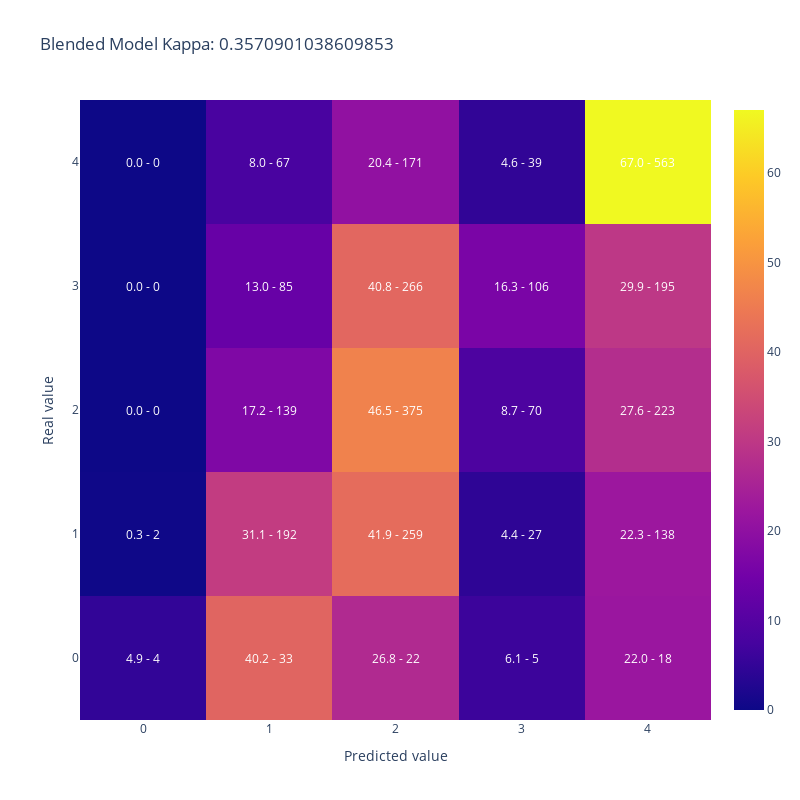

Notebook code cell kept with this figure:
### Code cell
plot_confusion_matrix(merged_datasets['AdoptionSpeed'],
                      merged_datasets['blended_pred'], 
                    title = 'Blended Model Kappa: ' + str(cohen_kappa_score(merged_datasets['AdoptionSpeed'],
                                                                    merged_datasets['blended_pred'], 
                                                                    weights='quadratic')))

### Figure 1 — Plotly figure (JSON) as saved in the notebook; plotly's stock layout.template omitted (floating-point values rounded to 4 significant figures)
{"data": [{"type": "heatmap", "x": [0, 1, 2, 3, 4], "y": [0, 1, 2, 3, 4], "z": [[4.878, 40.24, 26.83, 6.098, 21.95], [0.3236, 31.07, 41.91, 4.369, 22.33], [0, 17.22, 46.47, 8.674, 27.63], [0, 13.04, 40.8, 16.26, 29.91], [0, 7.976, 20.36, 4.643, 67.02]]}], "layout": {"annotations": [{"font": {"color": "white"}, "showarrow": false, "text": "4.9 - 4", "x": 0, "xref": "x", "y": 0, "yref": "y"}, {"font": {"color": "white"}, "showarrow": false, "text": "40.2 - 33", "x": 1, "xref": "x", "y": 0, "yref": "y"}, {"font": {"color": "white"}, "showarrow": false, "text": "26.8 - 22", "x": 2, "xref": "x", "y": 0, "yref": "y"}, {"font": {"color": "white"}, "showarrow": false, "text": "6.1 - 5", "x": 3, "xref": "x", "y": 0, "yref": "y"}, {"font": {"color": "white"}, "showarrow": false, "text": "22.0 - 18", "x": 4, "xref": "x", "y": 0, "yref": "y"}, {"font": {"color": "white"}, "showarrow": false, "text": "0.3 - 2", "x": 0, "xref": "x", "y": 1, "yref": "y"}, {"font": {"color": "white"}, "showarrow": false, "text": "31.1 - 192", "x": 1, "xref": "x", "y": 1, "yref": "y"}, {"font": {"color": "white"}, "showarrow": false, "text": "41.9 - 259", "x": 2, "xref": "x", "y": 1, "yref": "y"}, {"font": {"color": "white"}, "showarrow": false, "text": "4.4 - 27", "x": 3, "xref": "x", "y": 1, "yref": "y"}, {"font": {"color": "white"}, "showarrow": false, "text": "22.3 - 138", "x": 4, "xref": "x", "y": 1, "yref": "y"}, {"font": {"color": "white"}, "showarrow": false, "text": "0.0 - 0", "x": 0, "xref": "x", "y": 2, "yref": "y"}, {"font": {"color": "white"}, "showarrow": false, "text": "17.2 - 139", "x": 1, "xref": "x", "y": 2, "yref": "y"}, {"font": {"color": "white"}, "showarrow": false, "text": "46.5 - 375", "x": 2, "xref": "x", "y": 2, "yref": "y"}, {"font": {"color": "white"}, "showarrow": false, "text": "8.7 - 70", "x": 3, "xref": "x", "y": 2, "yref": "y"}, {"font": {"color": "white"}, "showarrow": false, "text": "27.6 - 223", "x": 4, "xref": "x", "y": 2, "yref": "y"}, {"font": {"color": "white"}, "showarrow": false, "text": "0.0 - 0", "x": 0, "xref": "x", "y": 3, "yref": "y"}, {"font": {"color": "white"}, "showarrow": false, "text": "13.0 - 85", "x": 1, "xref": "x", "y": 3, "yref": "y"}, {"font": {"color": "white"}, "showarrow": false, "text": "40.8 - 266", "x": 2, "xref": "x", "y": 3, "yref": "y"}, {"font": {"color": "white"}, "showarrow": false, "text": "16.3 - 106", "x": 3, "xref": "x", "y": 3, "yref": "y"}, {"font": {"color": "white"}, "showarrow": false, "text": "29.9 - 195", "x": 4, "xref": "x", "y": 3, "yref": "y"}, {"font": {"color": "white"}, "showarrow": false, "text": "0.0 - 0", "x": 0, "xref": "x", "y": 4, "yref": "y"}, {"font": {"color": "white"}, "showarrow": false, "text": "8.0 - 67", "x": 1, "xref": "x", "y": 4, "yref": "y"}, {"font": {"color": "white"}, "showarrow": false, "text": "20.4 - 171", "x": 2, "xref": "x", "y": 4, "yref": "y"}, {"font": {"color": "white"}, "showarrow": false, "text": "4.6 - 39", "x": 3, "xref": "x", "y": 4, "yref": "y"}, {"font": {"color": "white"}, "showarrow": false, "text": "67.0 - 563", "x": 4, "xref": "x", "y": 4, "yref": "y"}], "height": 800, "title": {"text": "Blended Model Kappa: 0.3570901038609853"}, "width": 800, "xaxis": {"title": {"text": "Predicted value"}}, "yaxis": {"title": {"text": "Real value"}}}}
